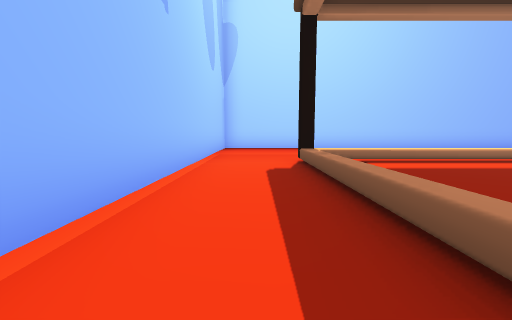
view 1 (above)

17 first-person views from a walk through a 3-D level made in the Unity game engine. The camera is 1.2 m above the floor, tilts 6° down and sees 90° across. The floor is counted in squares, 2 m on a side. Each view is taken from the middle of a square. On the plan, view 1 faces up. The plan holds only what a view shows up to about 9 squares ahead; the rest is blank. The player character is not drawn.

view 2
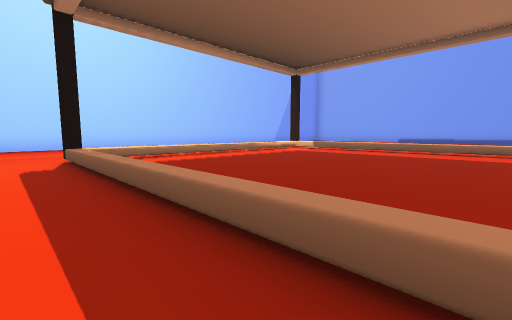

view 3
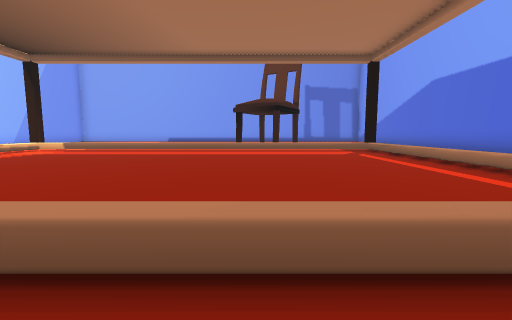

view 4
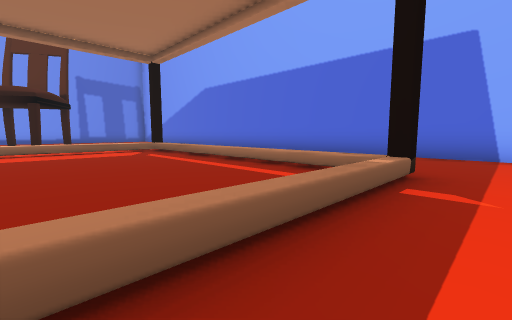

view 5
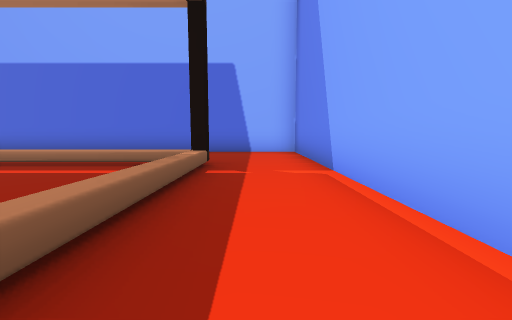

view 6
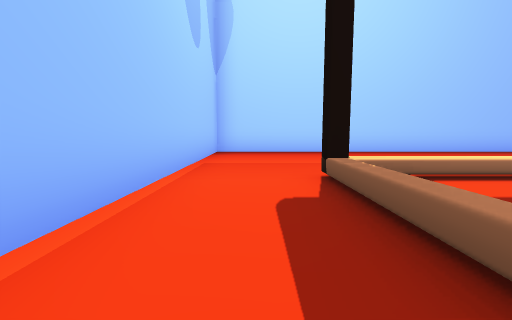

view 7
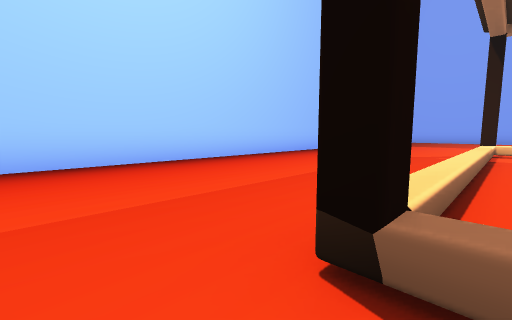

view 8
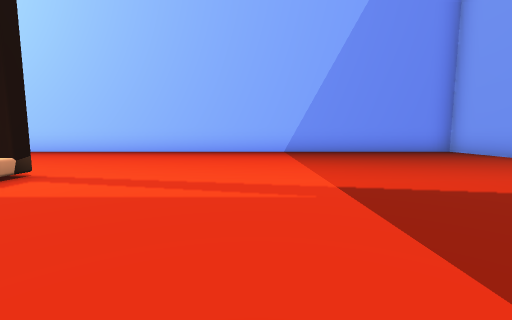

view 9
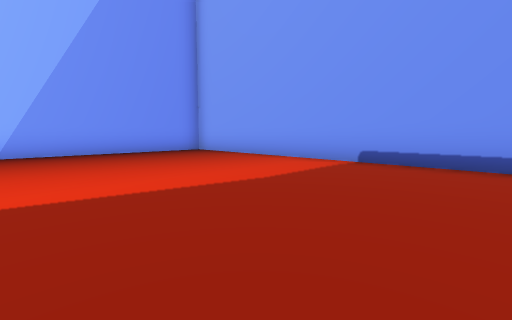

view 10
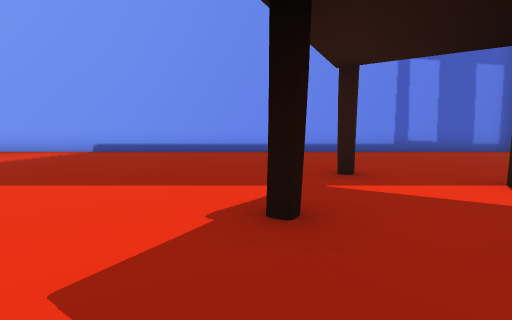

view 11
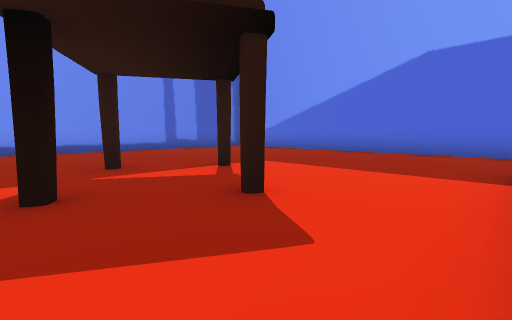

view 12
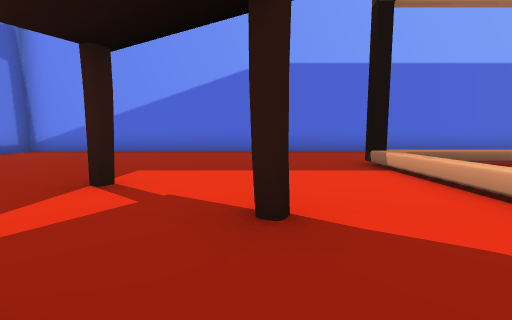

view 13
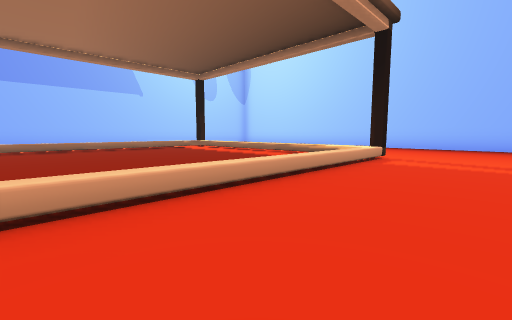

view 14
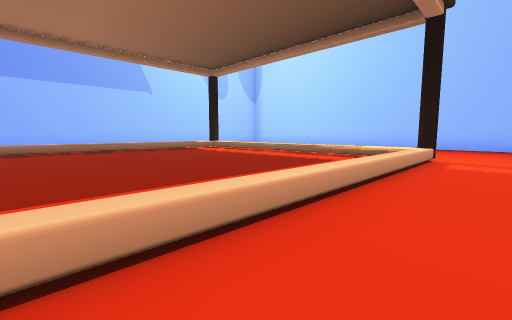

view 15
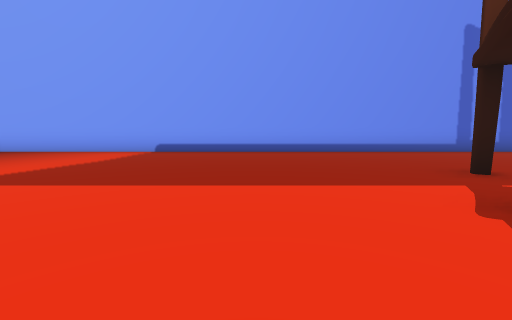

view 16
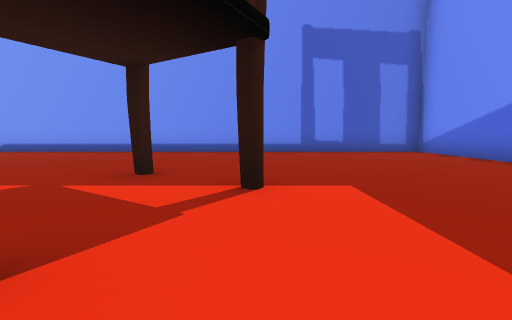

view 17
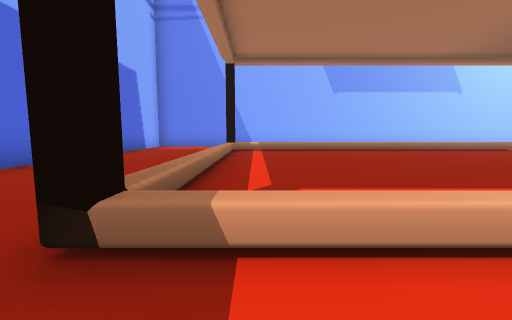

### Floor plan
Key: @ floor where view 1 was taken; # wall or solid block; . floor; ^ raised ledge.
Columns run from 2 left of view 1 to 19 right of it. Each row starts with its distance up from view 1.
 11 ######################
 10 #....................#
  9 #....................#
  8 #....... ............#
  7 #......  ............#
  6 #....................#
  5 #..^^^^^^^^..........#
  4 #..^^^^^^^^..........#
  3 #..^^^^^^^^..........#
  2 #..^^^^^^^^..........#
  1 #..^^^^^^^^..........#
  0 # @^^^^^^^^..........#
 -1 # .^^^^^^^^...#......#
 -2 #..^^^^^^^^.....#....#
 -3 #..^^^^^^^^..#.......#
 -4 #..^^^^^^^^....#.....#
 -5 #..^^^^^^^^..........#
 -6 #..#^^^^^^^..........#
 -7 #....................#
 -8 #....................#
 -9 #....................#
-10 ######################

Positions as (right, up) in squares from view 1, and headings:
1: (0, 0), facing up
2: (0, -1), facing up-right
3: (0, -2), facing right
4: (0, -2), facing down-right
5: (0, -1), facing down
6: (0, 2), facing up
7: (0, 5), facing up-right
8: (12, 2), facing up
9: (13, 2), facing up-right
10: (10, -1), facing right
11: (9, -1), facing down-right
12: (11, -1), facing down
13: (11, -1), facing up-left
14: (10, -1), facing up-left
15: (10, 1), facing right
16: (10, -4), facing right
17: (10, -5), facing left
